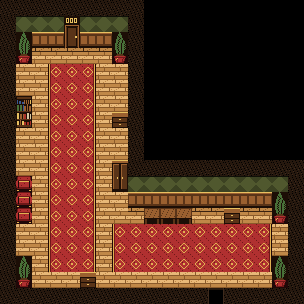

This game map was drawn from its Tiled (.tmx) file and the tilesets committed beside it. A one-line description and the full map source follow:
An orthogonal 19x19 tile map with 16x16 px tiles, 1 tile layer (tiles) and 7 objects (3x drawer, keyspot, closet, exit, entry).

<map version="1.10" tiledversion="1.12.2" orientation="orthogonal" renderorder="right-down" width="19" height="19" tilewidth="16" tileheight="16" infinite="0" nextlayerid="3" nextobjectid="42">
 <properties>
  <property name="allow_lock" type="bool" value="true" />
  <property name="kind" value="normal" />
 </properties>
 <tileset firstgid="1" source="../tilesets/hotel.tsx" />
 <layer id="1" name="tiles" width="19" height="19">
  <data encoding="csv">
7,7,7,7,7,7,7,7,7,0,0,0,0,0,0,0,0,0,0,
7,8,8,8,10,8,8,8,7,0,0,0,0,0,0,0,0,0,0,
7,43,9,9,11,9,9,43,7,0,0,0,0,0,0,0,0,0,0,
7,44,3,3,3,3,3,44,7,0,0,0,0,0,0,0,0,0,0,
7,2,2,4,5,6,2,2,7,0,0,0,0,0,0,0,0,0,0,
7,2,2,4,5,6,2,2,7,0,0,0,0,0,0,0,0,0,0,
7,34,2,4,5,6,2,2,7,0,0,0,0,0,0,0,0,0,0,
7,37,2,4,5,6,2,14,7,0,0,0,0,0,0,0,0,0,0,
7,2,2,4,5,6,2,2,7,0,0,0,0,0,0,0,0,0,0,
7,2,2,4,5,6,2,2,7,0,0,0,0,0,0,0,0,0,0,
7,2,2,4,5,6,2,12,7,7,7,7,7,7,7,7,7,7,7,
7,42,2,4,5,6,2,13,8,8,8,8,8,8,8,8,8,8,7,
7,42,2,4,5,6,2,2,9,9,9,9,9,9,9,9,9,43,7,
7,42,2,4,5,6,2,2,3,15,15,15,3,3,14,3,3,44,7,
7,2,2,4,5,6,2,4,5,5,5,5,5,5,5,5,6,2,7,
7,2,2,4,5,6,2,4,5,5,5,5,5,5,5,5,6,2,7,
7,43,2,4,5,6,2,4,5,5,5,5,5,5,5,5,6,43,7,
7,44,2,2,2,14,2,2,2,2,2,2,2,2,2,2,2,44,7,
7,7,7,7,7,7,7,7,7,7,7,7,7,25,7,7,7,7,7
</data>
 </layer>
 <objectgroup id="2" name="objects">
  <object id="35" name="keyspot" x="160" y="208">
   <point />
  </object>
  <object id="36" name="drawer" x="112" y="112" width="16" height="16" />
  <object id="37" name="drawer" x="224" y="208" width="16" height="16" />
  <object id="38" name="drawer" x="80" y="272" width="16" height="16" />
  <object id="39" name="closet" x="112" y="160" width="16" height="32" />
  <object id="40" name="exit" x="64" y="16" width="16" height="32">
   <properties>
    <property name="wall" value="top" />
   </properties>
  </object>
  <object id="41" name="entry" x="208" y="288" width="16" height="16">
   <properties>
    <property name="wall" value="bottom" />
   </properties>
  </object>
 </objectgroup>
</map>
